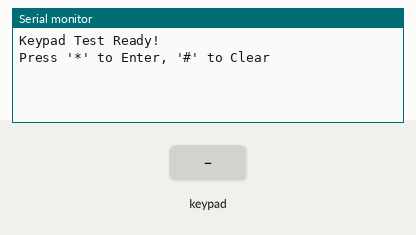
Recording of a sketch running on a simulated ESP32. On the bench: the last lines printed to the serial monitor. The test bench sets the inputs (shaded band).

Above: at 1.2 s.
1.3 s: key '1' pressed
At 2.5 s:
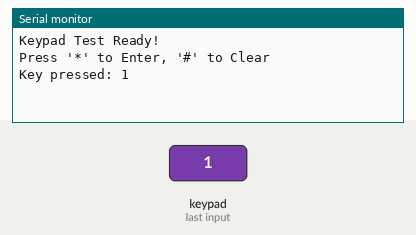
2.8 s: keypad keys 1 3 1 2 2 7 1 4 # pressed 0.4 s apart
At 7.5 s:
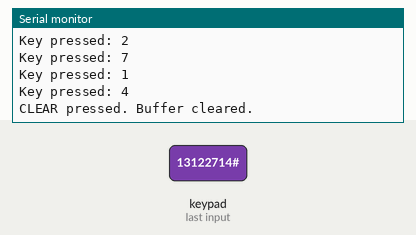
7.9 s: key '*' pressed
At 8.6 s:
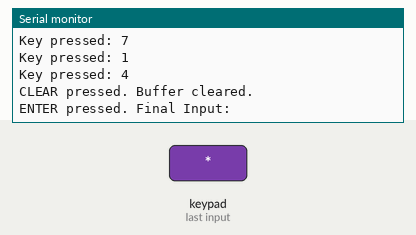
9.4 s: keypad keys 1 3 1 2 2 7 1 4 * pressed 0.4 s apart
At 13.6 s:
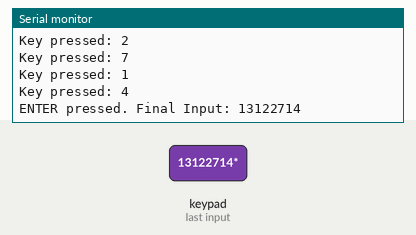
Timing chart, 0 to 15.1 s (numbered marks = the images above; inputs shaded):
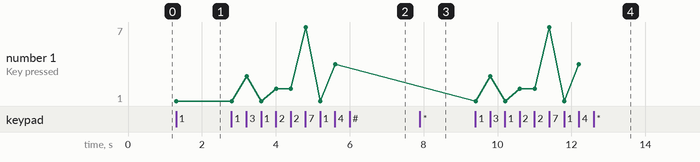

The sketch:

3x4_KEYPAD_TEST.ino
```cpp
#include <Keypad.h>

// --- Keypad Layout (4x3) ---
const byte ROWS = 4; // Four rows
const byte COLS = 3; // Three columns

// Keymap (4x3 standard keypad)
char keys[ROWS][COLS] = {
  {'1','2','3'},
  {'4','5','6'},
  {'7','8','9'},
  {'*','0','#'}
};

// Pin connections (swap rows 3 & 4 compared to your previous code)
byte rowPins[ROWS] = {13, 12, 27, 14}; // <-- swapped index 2 & 3
byte colPins[COLS] = {26, 33, 25};     // C1, C2, C3 (changed 32 to 25)

// Create Keypad object
Keypad keypad = Keypad(makeKeymap(keys), rowPins, colPins, ROWS, COLS);

// Buffer to store input
String inputBuffer = "";

void setup() {
  Serial.begin(115200);

  // Enable internal pull-ups for all keypad pins
  for (int i = 0; i < ROWS; i++) {
    pinMode(rowPins[i], INPUT_PULLUP);
  }
  for (int i = 0; i < COLS; i++) {
    pinMode(colPins[i], INPUT_PULLUP);
  }

  Serial.println("Keypad Test Ready!");
  Serial.println("Press '*' to Enter, '#' to Clear");
}

void loop() {
  char key = keypad.getKey();

  if (key) {
    if (key == '*') {
      Serial.print("ENTER pressed. Final Input: ");
      Serial.println(inputBuffer);
      inputBuffer = ""; // reset after enter
    }
    else if (key == '#') {
      Serial.println("CLEAR pressed. Buffer cleared.");
      inputBuffer = "";
    }
    else {
      inputBuffer += key;
      Serial.print("Key pressed: ");
      Serial.println(key);
    }
  }
}


/*
Suggested Wiring (4×3 Keypad → ESP32)
Keypad Pin	Function	ESP32 GPIO
Row 1	R1	GPIO 13
Row 2	R2	GPIO 12
Row 3	R3	GPIO 14
Row 4	R4	GPIO 27
Col 1	C1	GPIO 26
Col 2	C2	GPIO 33
Col 3	C3	GPIO 25
*/
```

Measured:
- after the input at 1.3 s, the serial monitor: prints a new line at once (image 1)
- after the input at 2.8 s, the serial monitor: prints a new line after 0.41 s (image 2)
- after the input at 7.9 s, the serial monitor: prints a new line at once (image 3)
- after the input at 9.4 s, the serial monitor: prints a new line at once (image 4)
- plotted number 1: 1 → 4 after the input at 2.8 s
